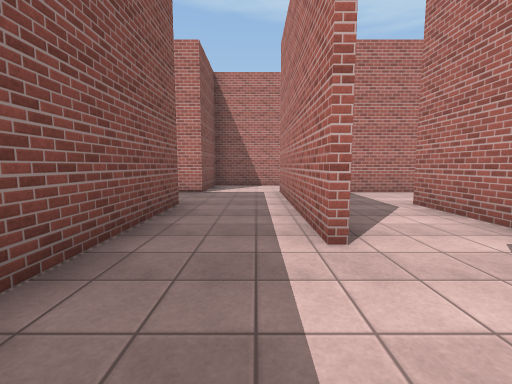
View 1 (above)

23 first-person views from a walk through a scene from a Unity 3-D project. The camera is 1.4 m above the floor, tilts 6° down and sees 90° across. The floor is counted in squares, 2 m on a side. Each view is taken from the middle of a square. On the plan, view 1 faces up. The plan holds only what a view shows up to about 9 squares ahead; the rest is blank. The place goes on beyond the plan. The player is left out. Surface patterns are stand-ins for the level's own textures.

View 2
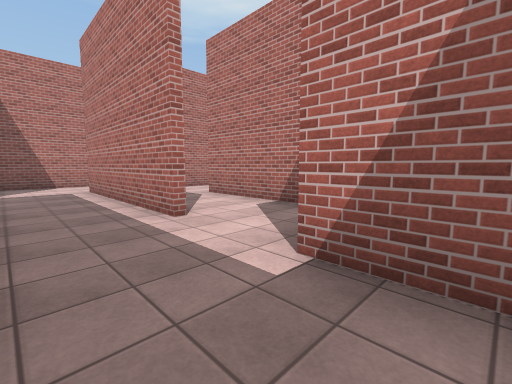

View 3
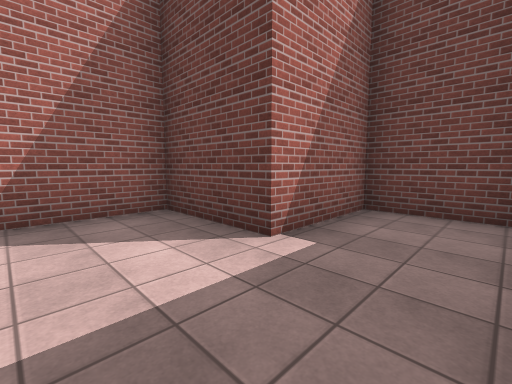

View 4
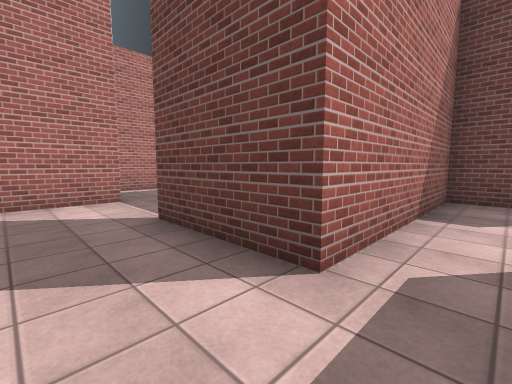

View 5
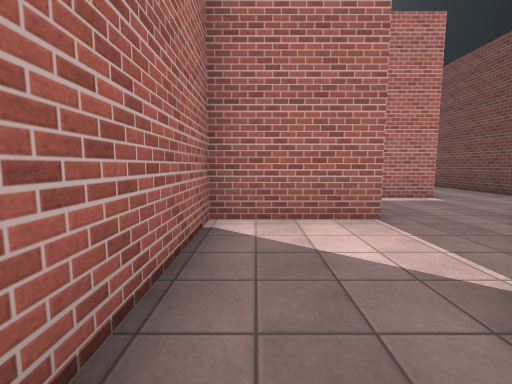

View 6
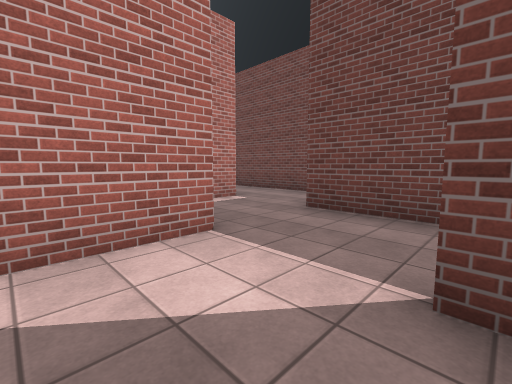

View 7
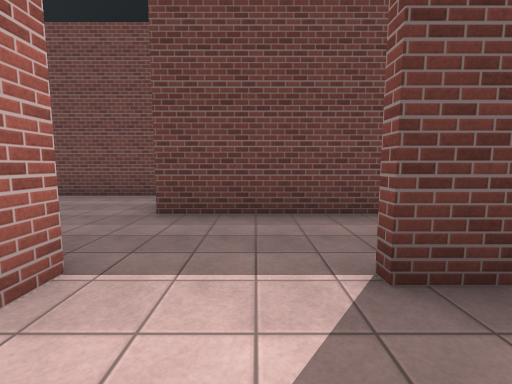

View 8
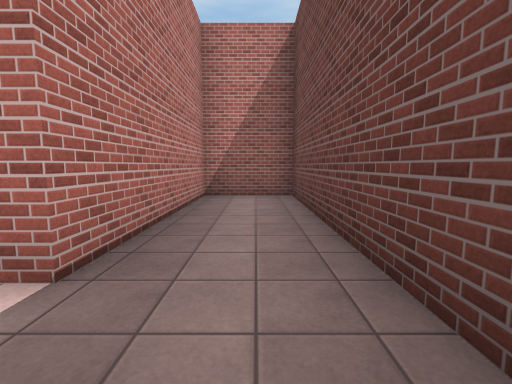

View 9
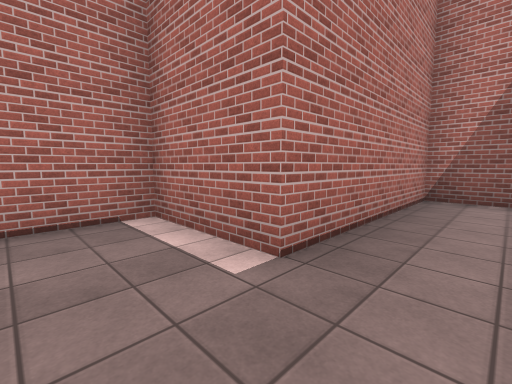

View 10
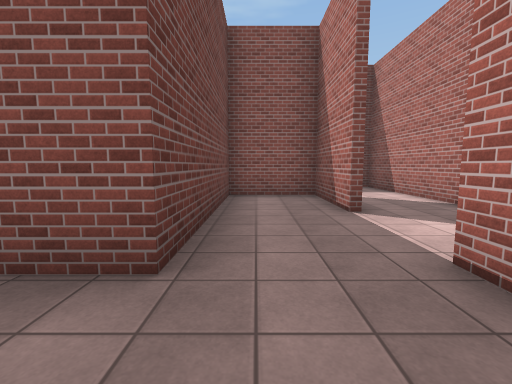

View 11
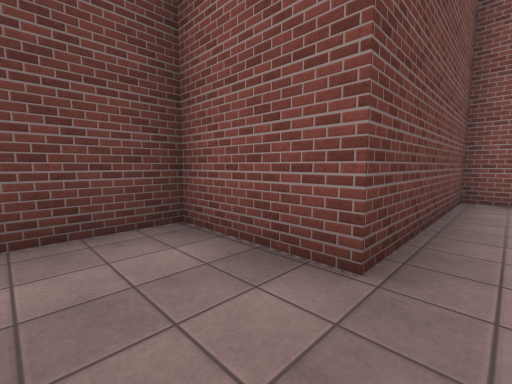

View 12
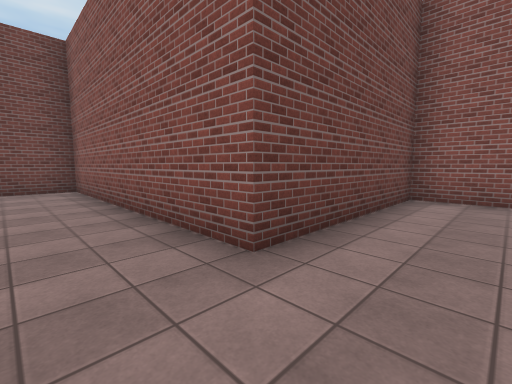

View 13
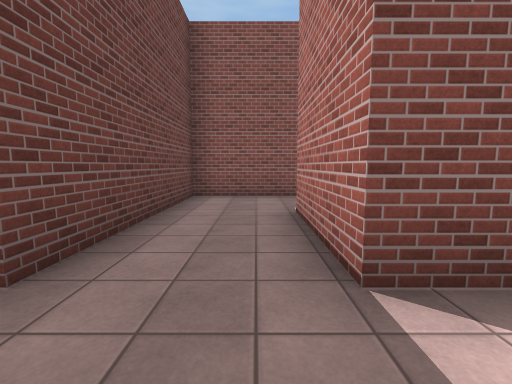

View 14
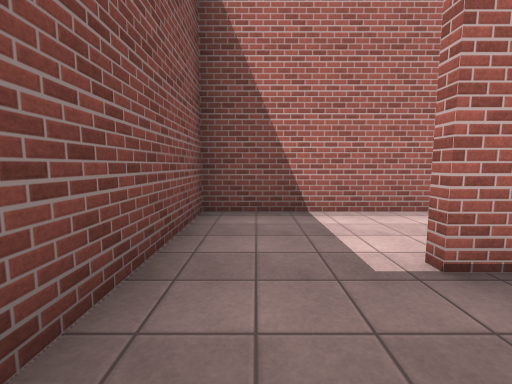

View 15
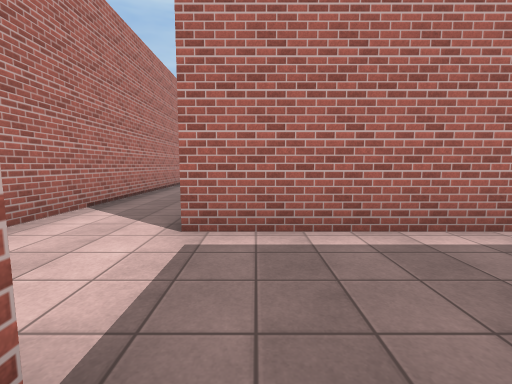

View 16
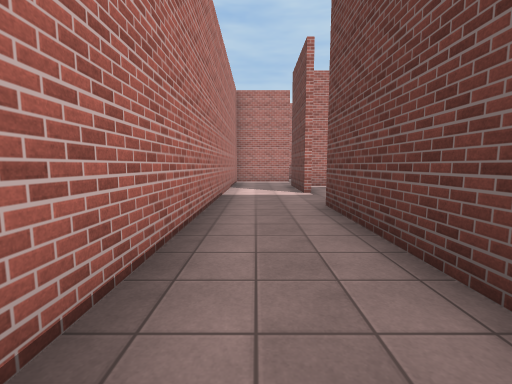

View 17
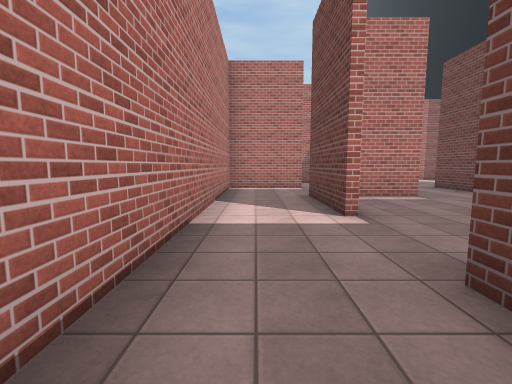

View 18
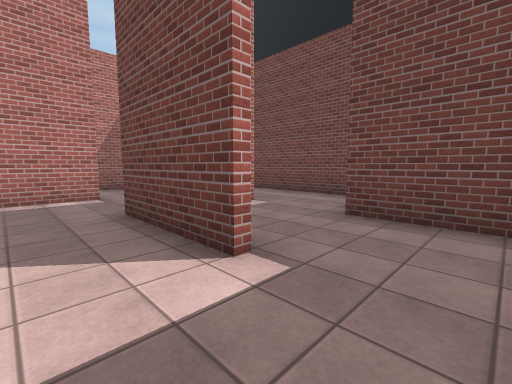

View 19
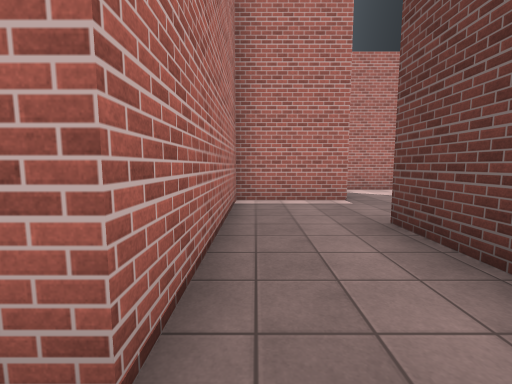

View 20
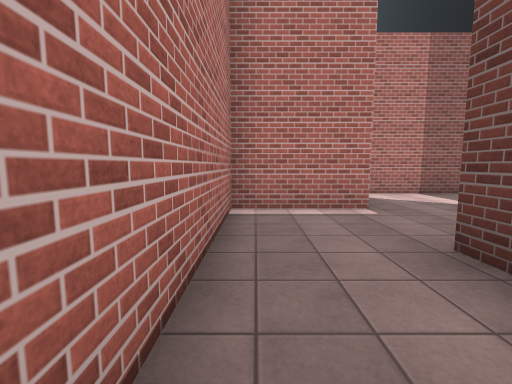

View 21
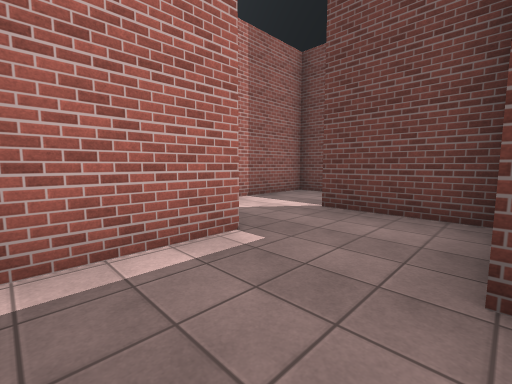

View 22
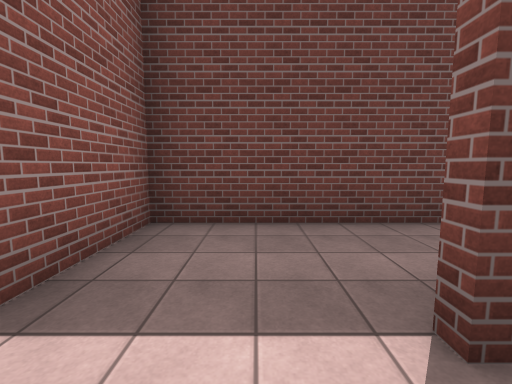

View 23
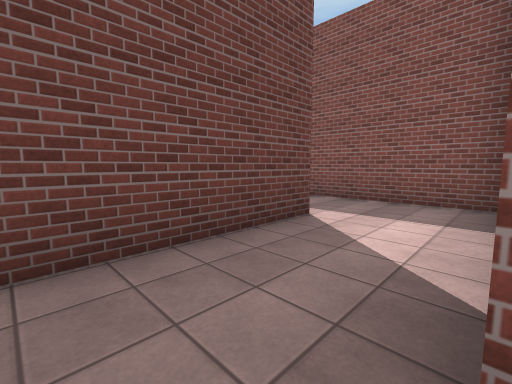

### Floor plan
Key: @ floor where view 1 was taken; # wall or solid block; . floor.
Columns run from 6 left of view 1 to 18 right of it. Each row starts with its distance up from view 1.
  9 #####################
  8 #....#..............#
  7 #..###.#######..###.#
  6 #......#.....#....#...#
  5 #......#..##.####.#####
  4 #####..#.##.....#.....#
  3     #..#.#......#.....#
  2     #....#####..#####.#
  1     #....#   #......#...#
  0     #.@###   ##########.#
 -1     #..#         #......#
 -2     ####         #..#####
 -3                  #..

Positions as (right, up) in squares from view 1, and headings:
1: (0, 0), facing up
2: (-1, -1), facing up-right
3: (-1, 2), facing down-right
4: (2, 6), facing down-right
5: (4, 6), facing right
6: (5, 6), facing down-right
7: (6, 6), facing down
8: (8, 1), facing right
9: (8, 1), facing up-right
10: (9, 3), facing left
11: (9, 3), facing down-left
12: (0, 6), facing down-left
13: (0, 6), facing left
14: (-5, 5), facing up
15: (-2, 6), facing right
16: (3, 8), facing right
17: (6, 8), facing right
18: (8, 8), facing down-right
19: (11, 4), facing right
20: (12, 4), facing right
21: (14, 4), facing down-right
22: (17, 1), facing down
23: (17, 0), facing down-left
